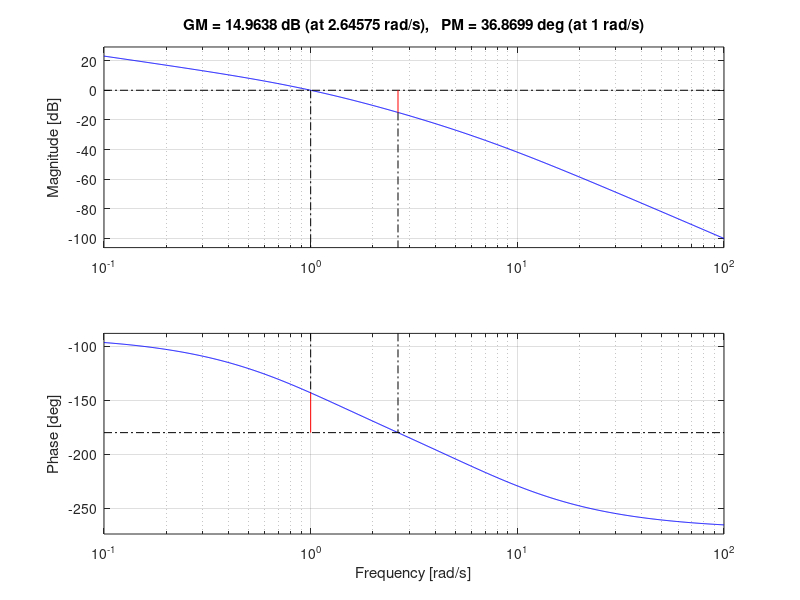

Write the MATLAB code that produced this figure.
% Define the transfer variable
s = tf("s");

% Define the system
g = 10 / (s * (s+1) * (s+7));

% Plot the frequency response
bode(g)
margin(g)
